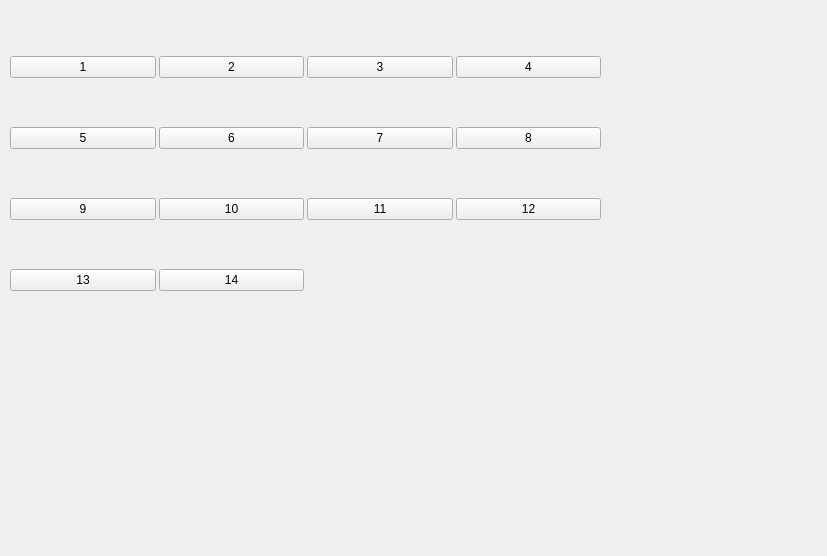
<?xml version="1.0" encoding="UTF-8"?>
<ui version="4.0">
 <class>form</class>
 <widget class="QWidget" name="form">
  <property name="geometry">
   <rect>
    <x>0</x>
    <y>0</y>
    <width>827</width>
    <height>556</height>
   </rect>
  </property>
  <property name="windowTitle">
   <string>Roommanger</string>
  </property>
  <widget class="QWidget" name="gridLayoutWidget">
   <property name="geometry">
    <rect>
     <x>10</x>
     <y>10</y>
     <width>591</width>
     <height>331</height>
    </rect>
   </property>
   <layout class="QGridLayout" name="gridLayout">
    <property name="spacing">
     <number>3</number>
    </property>
    <item row="2" column="0">
     <widget class="QPushButton" name="room_9">
      <property name="text">
       <string>9</string>
      </property>
     </widget>
    </item>
    <item row="0" column="0">
     <widget class="QPushButton" name="room_1">
      <property name="text">
       <string>1</string>
      </property>
     </widget>
    </item>
    <item row="1" column="3">
     <widget class="QPushButton" name="room_8">
      <property name="text">
       <string>8</string>
      </property>
     </widget>
    </item>
    <item row="0" column="1">
     <widget class="QPushButton" name="room_2">
      <property name="text">
       <string>2</string>
      </property>
     </widget>
    </item>
    <item row="1" column="2">
     <widget class="QPushButton" name="room_7">
      <property name="text">
       <string>7</string>
      </property>
     </widget>
    </item>
    <item row="2" column="1">
     <widget class="QPushButton" name="room_10">
      <property name="text">
       <string>10</string>
      </property>
     </widget>
    </item>
    <item row="2" column="3">
     <widget class="QPushButton" name="room_12">
      <property name="text">
       <string>12</string>
      </property>
     </widget>
    </item>
    <item row="0" column="2">
     <widget class="QPushButton" name="room_3">
      <property name="text">
       <string>3</string>
      </property>
     </widget>
    </item>
    <item row="0" column="3">
     <widget class="QPushButton" name="room_4">
      <property name="text">
       <string>4</string>
      </property>
     </widget>
    </item>
    <item row="1" column="0">
     <widget class="QPushButton" name="room_5">
      <property name="text">
       <string>5</string>
      </property>
     </widget>
    </item>
    <item row="1" column="1">
     <widget class="QPushButton" name="room_6">
      <property name="text">
       <string>6</string>
      </property>
     </widget>
    </item>
    <item row="3" column="1">
     <widget class="QPushButton" name="room_14">
      <property name="text">
       <string>14</string>
      </property>
     </widget>
    </item>
    <item row="3" column="0">
     <widget class="QPushButton" name="room_13">
      <property name="text">
       <string>13</string>
      </property>
     </widget>
    </item>
    <item row="2" column="2">
     <widget class="QPushButton" name="room_11">
      <property name="text">
       <string>11</string>
      </property>
     </widget>
    </item>
   </layout>
  </widget>
 </widget>
 <resources/>
 <connections/>
</ui>
